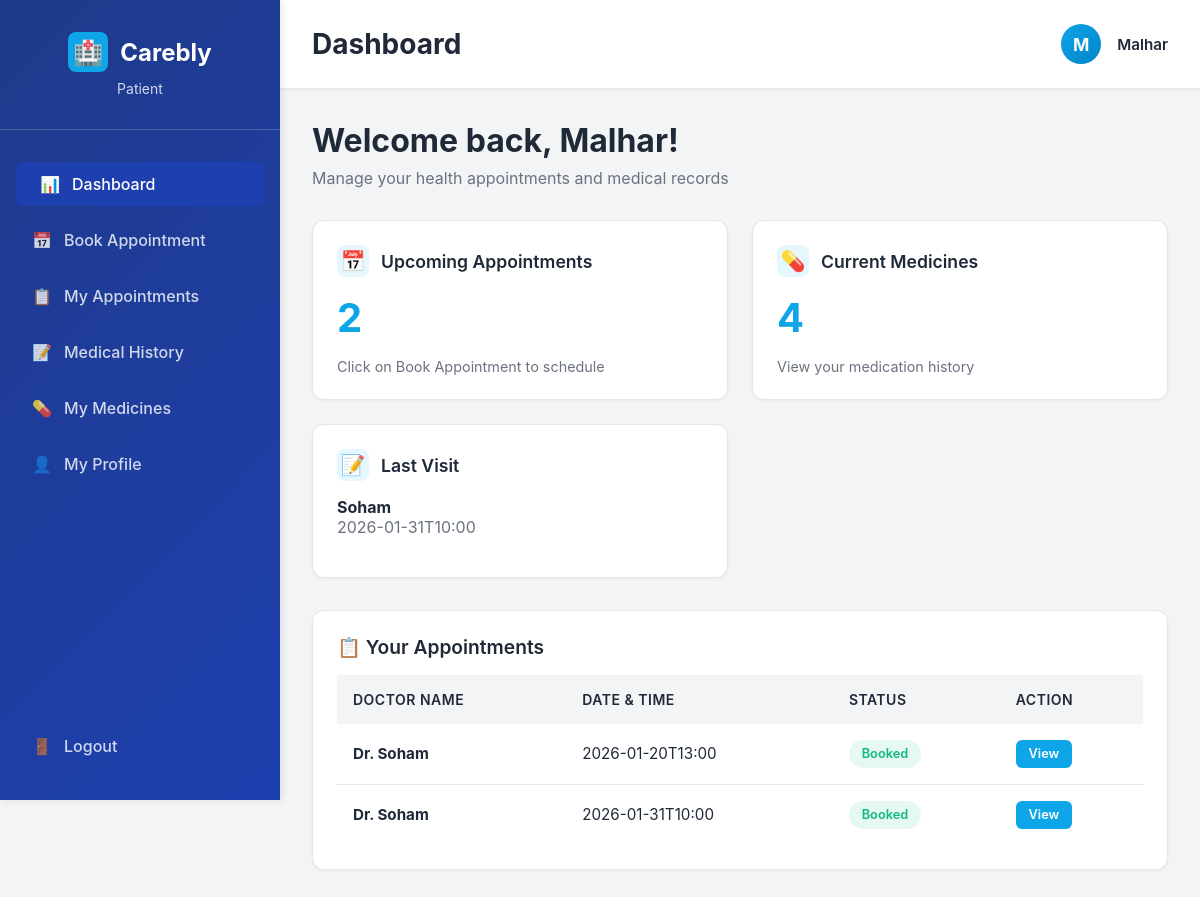
/dashboard (signed in), run on the app's committed database.
### tables this page shows
CREATE TABLE users (
    id            INTEGER PRIMARY KEY AUTOINCREMENT,
    role          TEXT NOT NULL,              -- 'patient','doctor','admin'
    name          TEXT NOT NULL,
    email         TEXT NOT NULL UNIQUE,
    password      TEXT NOT NULL,
    status        TEXT NOT NULL DEFAULT 'active',
    age           INTEGER,
    gender        TEXT,
    blood_group   TEXT
);

CREATE TABLE appointments (
    id         INTEGER PRIMARY KEY AUTOINCREMENT,
    doctor_id  INTEGER NOT NULL,
    patient_id INTEGER NOT NULL,
    date_time  TEXT NOT NULL,
    status     TEXT NOT NULL,   -- 'pending','booked','completed','rejected'
    FOREIGN KEY (doctor_id) REFERENCES users(id),
    FOREIGN KEY (patient_id) REFERENCES users(id)
);

### app.py (the view, shortened to what this page needs)
@app.route("/dashboard")
def dashboard():
    if "user_id" not in session:
        return redirect(url_for("login"))
    db = get_db()
    user_id = session["user_id"]
    role = session.get("role")
    if role == "patient":
        appts = db.execute(
            "SELECT id, doctor_id, date_time, status FROM appointments "
            "WHERE patient_id = ? AND status = 'booked' ORDER BY date_time",
            (user_id,)
        ).fetchall()
        medicines = db.execute(
            "SELECT COUNT(*) as cnt FROM medicines WHERE patient_id = ?",
            (user_id,)
        ).fetchone()
        last_visit_data = db.execute(
            "SELECT doctor_id, date_time FROM appointments "
            "WHERE patient_id = ? AND status IN ('booked', 'completed') "
            "ORDER BY date_time DESC LIMIT 1",
            (user_id,)
        ).fetchone()
        last_visit = None
        if last_visit_data:
            doctor = db.execute("SELECT name FROM users WHERE id = ?", (last_visit_data["doctor_id"],)).fetchone()
            last_visit = {
                "doctor_name": doctor["name"] if doctor else "Unknown",
                "appointment_datetime": last_visit_data["date_time"]
            }
        appointments = []
        for appt in appts:
            doctor = db.execute("SELECT name FROM users WHERE id = ?", (appt["doctor_id"],)).fetchone()
            appointments.append({
                "id": appt["id"],
                "doctor_name": doctor["name"] if doctor else "Unknown",
                "appointment_datetime": appt["date_time"],
                "status": appt["status"]
            })
        return render_template(
            "patient_dashboard.html",
            name=session.get("name"),
            upcoming_count=len(appts),
            medicines_count=medicines["cnt"] if medicines else 0,
            last_visit=last_visit,
            appointments=appointments
        )
    return redirect(url_for("login"))

### app.py (called while the page is built)
def get_db():
    if "db" not in g:
        g.db = sqlite3.connect(DATABASE)
        g.db.row_factory = sqlite3.Row
    return g.db

### templates/patient_dashboard.html (shortened to what this page needs)
{% extends "base.html" %}
{% block header_title %}Dashboard{% endblock %}
{% block content %}
<div class="page-header">
    <h2>Welcome back, {{ name }}!</h2>
    <p>Manage your health appointments and medical records</p>
</div>
<div class="cards-grid">
    <div class="card">
        <div class="card-header">
            <div class="card-icon">📅</div>
            <h3 class="card-title">Upcoming Appointments</h3>
        </div>
        <div class="card-value">{{ upcoming_count }}</div>
        <p class="card-text">Click on Book Appointment to schedule</p>
    </div>
    <div class="card">
        <div class="card-header">
            <div class="card-icon">💊</div>
            <h3 class="card-title">Current Medicines</h3>
        </div>
        <div class="card-value">{{ medicines_count }}</div>
        <p class="card-text">View your medication history</p>
    </div>
    <div class="card">
        <div class="card-header">
            <div class="card-icon">📝</div>
            <h3 class="card-title">Last Visit</h3>
        </div>
        {% if last_visit %}
            <div style="font-size: 1rem; color: var(--text-dark); margin: 1rem 0;">
                <strong>{{ last_visit.doctor_name }}</strong><br>
                <span style="color: var(--text-light);">{{ last_visit.appointment_datetime }}</span>
            </div>
        {% else %}
            <p class="card-text">No visits yet</p>
            <p class="card-text">Book your first appointment</p>
        {% endif %}
    </div>
</div>
<div class="table-section">
    <h3 class="table-title">📋 Your Appointments</h3>
    {% if appointments %}
        <table>
            <thead>
                <tr>
                    <th>DOCTOR NAME</th>
                    <th>DATE & TIME</th>
                    <th>STATUS</th>
                    <th>ACTION</th>
                </tr>
            </thead>
            <tbody>
                {% for appt in appointments %}
                <tr>
                    <td><strong>Dr. {{ appt.doctor_name }}</strong></td>
                    <td>{{ appt.appointment_datetime }}</td>
                    <td>
                        <span class="status-badge status-{{ appt.status }}">
                            {{ appt.status }}
                        </span>
                    </td>
                    <td>
                        <a href="#" class="btn btn-primary btn-sm">View</a>
                    </td>
                </tr>
                {% endfor %}
            </tbody>
        </table>
    {% endif %}
</div>
{% endblock %}

### templates/base.html (style rules this page uses)
* { margin: 0; padding: 0; box-sizing: border-box; }
:root { --primary-color: #0EA5E9; --primary-dark: #0284C7; --secondary-color: #1E40AF; --success-color: #10B981; --warning-color: #F59E0B; --danger-color: #EF4444; --light-gray: #F3F4F6; --border-gray: #E5E7EB; --text-dark: #1F2937; --text-light: #6B7280; --white: #FFFFFF; --sidebar-bg: #1E3A8A; --sidebar-hover: #1E40AF; }
body { font-family: -apple-system, BlinkMacSystemFont, 'Segoe UI', 'Roboto', 'Oxygen', 'Ubuntu', 'Cantarell', 'Fira Sans', 'Droid Sans', 'Helvetica Neue', sans-serif; background-color: var(--light-gray); color: var(--text-dark); }
.page-header { margin-bottom: 2rem; }
.page-header h2 { font-size: 2rem; font-weight: 700; color: var(--text-dark); margin-bottom: 0.5rem; }
.page-header p { font-size: 1rem; color: var(--text-light); }
.cards-grid { display: grid; grid-template-columns: repeat(auto-fit, minmax(300px, 1fr)); gap: 1.5rem; margin-bottom: 2rem; }
.card { background-color: var(--white); border-radius: 12px; padding: 1.5rem; box-shadow: 0 1px 3px rgba(0, 0, 0, 0.05); border: 1px solid var(--border-gray); transition: all 0.3s ease; }
.card-header { display: flex; align-items: center; gap: 0.75rem; margin-bottom: 1rem; }
.card-icon { width: 32px; height: 32px; background-color: rgba(14, 165, 233, 0.1); border-radius: 8px; display: flex; align-items: center; justify-content: center; font-size: 1.25rem; }
.card-title { font-size: 1.1rem; font-weight: 600; color: var(--text-dark); }
.card-value { font-size: 2.5rem; font-weight: 700; color: var(--primary-color); margin: 1rem 0; }
.card-text { font-size: 0.9rem; color: var(--text-light); }
.table-section { background-color: var(--white); border-radius: 12px; padding: 1.5rem; box-shadow: 0 1px 3px rgba(0, 0, 0, 0.05); border: 1px solid var(--border-gray); margin-bottom: 2rem; }
.table-title { font-size: 1.2rem; font-weight: 600; color: var(--text-dark); margin-bottom: 1rem; }
table { width: 100%; border-collapse: collapse; }
table thead { background-color: var(--light-gray); }
table th { padding: 1rem; text-align: left; font-weight: 600; font-size: 0.875rem; color: var(--text-dark); text-transform: uppercase; letter-spacing: 0.5px; }
table td { padding: 1rem; border-bottom: 1px solid var(--border-gray); font-size: 0.95rem; color: var(--text-dark); }
table tbody tr:last-child td { border-bottom: none; }
.status-badge { display: inline-block; padding: 0.4rem 0.8rem; border-radius: 20px; font-size: 0.8rem; font-weight: 600; text-transform: capitalize; }
.status-booked { background-color: rgba(16, 185, 129, 0.1); color: var(--success-color); }
.btn { display: inline-flex; align-items: center; gap: 0.5rem; padding: 0.6rem 1.2rem; border: none; border-radius: 6px; font-size: 0.9rem; font-weight: 600; cursor: pointer; transition: all 0.3s ease; text-decoration: none; }
.btn-primary { background-color: var(--primary-color); color: var(--white); }
.btn-sm { padding: 0.4rem 0.8rem; font-size: 0.8rem; }

### data on the page
users: doctor_name "Soham", doctor_name "Soham" "Soham"
appointments: appointment_datetime "2026-01-31T10:00", appointment_datetime "2026-01-31T10:00", status "Booked"
appointments: appointment_datetime "2026-01-20T13:00", status "Booked"

### other printed values
{{ session.get('name', 'U')[0].upper() }} "M"
{{ session.get('name', 'User') }} "Malhar"
{{ name }} "Malhar"
{{ upcoming_count }} "2"
{{ medicines_count }} "4"
